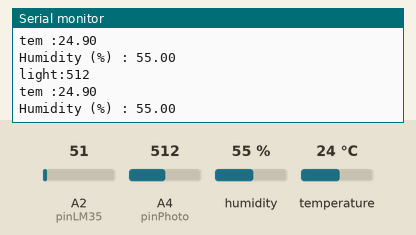
Recording of a sketch running on a simulated Arduino Uno, built with avr-gcc and run on an emulated ATmega328P. On the bench: the last lines printed to the serial monitor. The test bench sets the inputs (shaded band); at power-on: A2 (pinLM35) = 51, A4 (pinPhoto) = 512, humidity 55 %, temperature 24 °C.

Above: at 1.8 s.
1.9 s: A2 (pinLM35) set to 57
At 2.4 s:
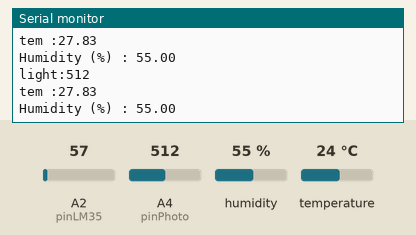
6.0 s: A4 (pinPhoto) set to 108
At 6.8 s:
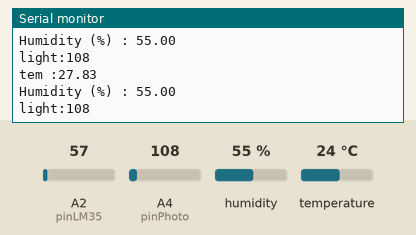
10.1 s: A4 (pinPhoto) set to 95
At 11.1 s:
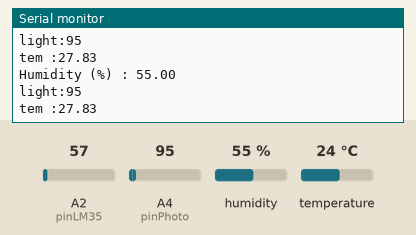
Timing chart, 0 to 13.1 s (numbered marks = the images above; inputs shaded):
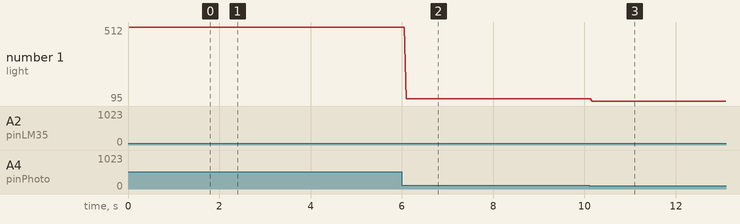

Measured:
- the behaviour switches between 100 and 99 on A4 (pinPhoto) (found by bisection; images 2 and 3)
- after the input at 1.9 s, the serial monitor: prints a new line after 0.18 s (image 1)
- after the input at 6.0 s, the serial monitor: prints a new line after 0.10 s (image 2)
- after the input at 10.1 s, the serial monitor: prints a new line after 0.07 s (image 3)
- plotted number 1: 512 → 108 after the input at 6.0 s, 108 → 95 after the input at 10.1 s

The sketch:

DHT11.ino
```cpp
#include <dht11.h>

const int pinLM35 = 2;
const int pinRelay = 8;
const int pinPhoto = 4;
const int pinDHT11 = 7;
int ret;
dht11 DHT11;
int lightval = 0;
bool light = true;
int val = 0;
float tem = 0;

void setup() {
  Serial.begin(9600);
  pinMode(pinRelay,OUTPUT);
}

void loop() {
 lightval = analogRead(pinPhoto);
 val = analogRead(pinLM35);
 ret = DHT11.read(pinDHT11);
 tem = ((val*5*100)/1024.0);
 //if(ligthval>일정값){ // 밤 30
 // light = true;
 //}
 //else{ light = false; }
 Serial.print("light:");
 Serial.println(lightval);
 Serial.print("tem :");
 Serial.println(tem);
 Serial.print("Humidity (%) : ");
 Serial.println((float)DHT11.humidity, 2);
 //18-25
 digitalWrite(pinRelay,HIGH);
 if(tem > 30){
  //if(!light){--> 5분만 환기
  digitalWrite(pinRelay,HIGH);
  //창문도 열어줘야함
  Serial.println("Open Window");
  delay(1000);
 }else if(tem < 26){
  digitalWrite(pinRelay,LOW);
  delay (1000);
 }
}
```
